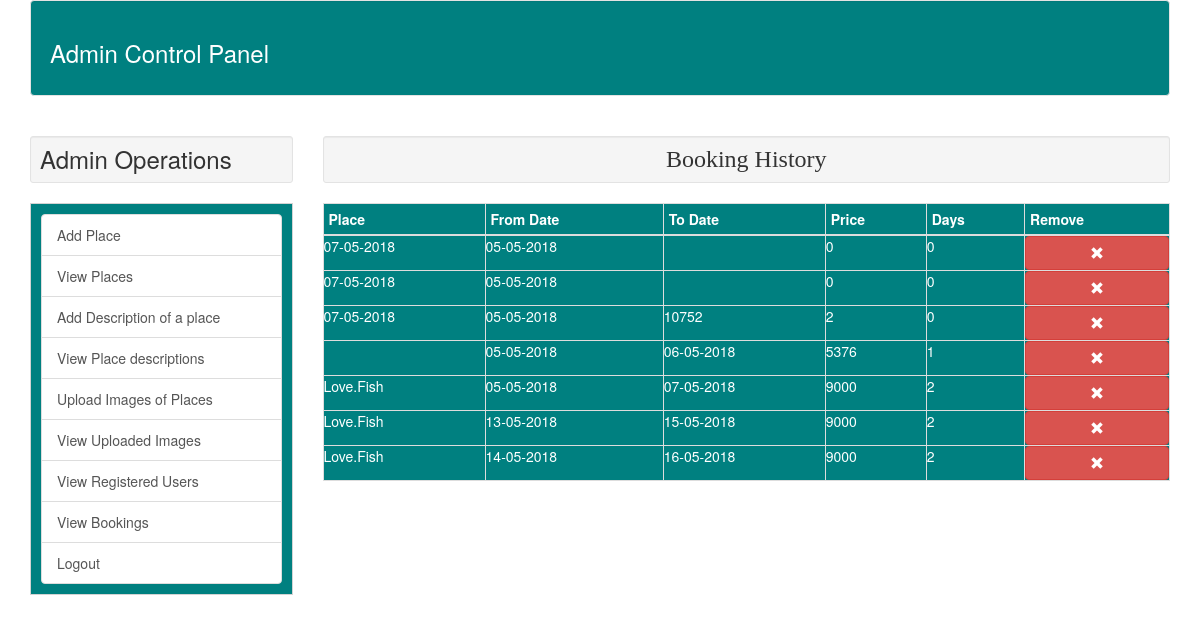
The app's page /admin/index.php?viewBookings (signed in) with its own data.
### tables this page shows
CREATE TABLE `bookings` (
  `id` int(255) NOT NULL,
  `fromdate` varchar(255) NOT NULL,
  `place` varchar(255) NOT NULL,
  `todate` varchar(255) NOT NULL,
  `price` double NOT NULL,
  `days` int(255) NOT NULL,
  `userId` int(11) NOT NULL
);

### admin/viewBookings.php (the view)
<h3 class="well well-sm" style="text-align: center;font-family: 'Lucida Bright';">Booking History</h3>
<table class="table table-bordered table-condensed" style="background-color: teal;color: white;"id="bookingtable">
    <thead>
    <tr>
        <th>Place</th>
        <th>From Date </th>
        <th>To Date </th>
        <th>Price</th>
        <th>Days</th>
        <th>Remove</th>
    </tr>
    </thead>
    <tbody>
    <?php
        $getBookings = "SELECT * FROM bookings";
        $result=mysqli_query($connect,$getBookings);
        while ($row=mysqli_fetch_array($result)){
            $id=$row['id'];
            $place=$row['place'];
            $fromdate=$row['fromdate'];
            $todate=$row['todate'];
            $price=$row['price'];
            $days=$row['days'];
            ?>
            <tr>
                <td><?php echo $place; ?></td>
                <td><?php echo $fromdate;  ?></td>
                <td><?php echo $todate; ?></td>
                <td><?php echo $price; ?></td>
                <td><?php echo $days; ?></td>
                <td><a href="index.php?bookingId=<?php echo $id;  ?>" class="btn btn-danger btn-block"><span class="glyphicon glyphicon-remove"></span></a></td>
            </tr>
            <?php
    }
    ?>
    </tbody>
</table>

### style.css (style rules this page uses)
#bookingtable tr td { padding: 0px; }

### records on screen
bookings: place "07-05-2018", fromdate "05-05-2018", price "0", days "0"
bookings: place "07-05-2018", fromdate "05-05-2018", price "0", days "0"
bookings: place "07-05-2018", fromdate "05-05-2018", todate "10752", price "2", days "0"
bookings: fromdate "05-05-2018", todate "06-05-2018", price "5376", days "1"
bookings: place "Love.Fish", fromdate "05-05-2018", todate "07-05-2018", price "9000", days "2"
bookings: place "Love.Fish", fromdate "13-05-2018", todate "15-05-2018", price "9000", days "2"
bookings: place "Love.Fish", fromdate "14-05-2018", todate "16-05-2018", price "9000", days "2"
